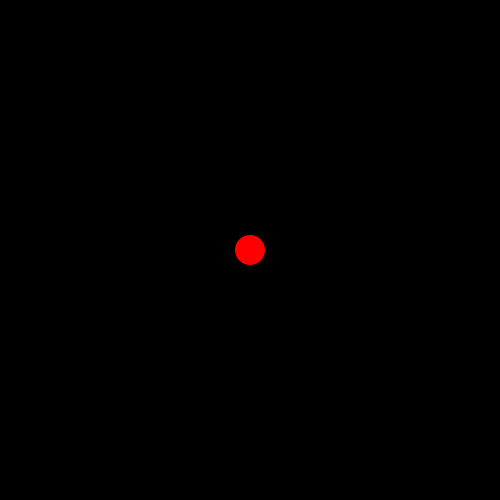
Frame 1 (no input)
Frame 60 (the mouse pressed at the canvas centre just before this capture): identical to frame 1, image omitted
Frame 120 (the mouse held since frame 60 and released just before this capture): identical to frame 1, image omitted

The Processing sketch that drew this single still picture (run headless with seeded random() and noise(); from frame 60 on, the mouse is pressed at the canvas centre):

// Processing sketch: processing_2288
// ── processing_2288.pde

balle[] balles;

void setup(){
  size(500,500);smooth();noStroke();
  balles = new balle[0];
  new balle(250,250,30,color(255,0,0));
}

void draw(){
  background(0);
  for(int a=0;a<balles.length;a++){
    balles[a].dessine();
  }
}

class balle{
  float oldx, oldy,decx,decy;boolean tenu=false;
  float x,y,t,vx,vy;color c;
  balle(float _x, float _y, float _t, color _c){
    x=_x;y=_y;t=_t;c=_c;vx=vy=0;
    balles = (balle[]) append (balles, this);
  }
  void dessine(){
    fill(c);oldx=x;oldy=y;
    if(tenu){ x = mouseX-decx;y = mouseY-decy;} 
    else {
      x+=vx;y+=vy;vx*=0.999;vy*=0.999;
    }
    if(x<t/2){x=t/2;vx=abs(vx);}
    if(y<t/2){y=t/2;vy=abs(vy);}
    if(x>width-t/2){x=width-t/2;vx=-abs(vx);}
    if(y>height-t/2){y=height-t/2;vy=-abs(vy);}
    
    
    
    ellipse(x,y,t,t);
  }
  void tiens(){
    decx=mouseX-x;decy=mouseY-y;
    tenu=true;
  }
  void lache(){
    vx = x-oldx;vy=y-oldy;
    if (abs(vx)+abs(vy)!=0){
      new balle(250,250,random(20,40),color(random(100,255),random(50,255),random(50)));
    }
    tenu=false;
  }
}

void mousePressed(){
  for(int a=0;a<balles.length;a++){
    balle b = balles[a];
    if(getDistance(mouseX,mouseY,b.x,b.y)<b.t/2){
      b.tiens();
      break;
    }
  }
}

void mouseReleased(){
  for(int a=0;a<balles.length;a++){
    balle b = balles[a];
    if(b.tenu){
      b.lache();
      break;
    }
  }
}

float getDistance(float x1, float y1, float x2, float y2){
  return sqrt(pow(x2-x1,2)+pow(y2-y1,2));
}
